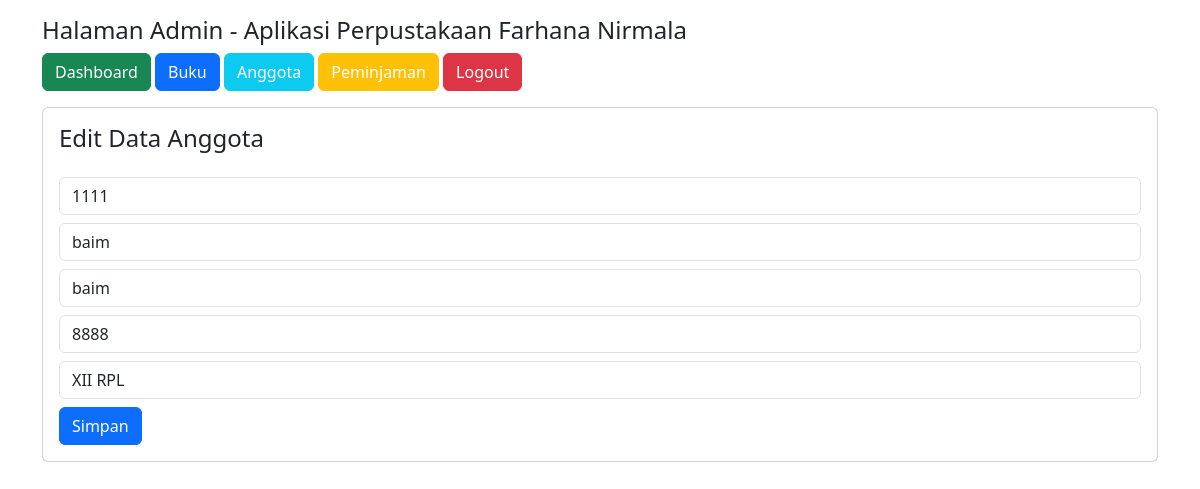
/admin/dashboard.php?halaman=edit_anggota&id=6, run on the app's committed database.
### tables this page shows
CREATE TABLE `anggota` (
  `id_anggota` int(11) NOT NULL,
  `nis` varchar(20) NOT NULL,
  `nama_anggota` varchar(50) NOT NULL,
  `username` varchar(50) NOT NULL,
  `password` varchar(50) NOT NULL,
  `kelas` varchar(35) NOT NULL
);

### admin/edit_anggota.php (the view, shortened to what this page needs)
<?php
include '../koneksi.php';
$id = isset($_GET['id']) ? $_GET['id'] : 0;
$query_anggota = mysqli_query($koneksi, "SELECT * FROM anggota WHERE id_anggota='$id'");
$data_anggota = mysqli_fetch_array($query_anggota);
?>
<h4>Edit Data Anggota </h4>
<form action="#" method="post" class="mt-3">
    <input type="number" value="<?= $data_anggota['nis']?>" name="nis" class="form-control mb-2" placeholder="NIS" required>
    <input type="text" value="<?= $data_anggota['nama_anggota']?>" name="nama_anggota" class="form-control mb-2" placeholder="Nama Anggota" required>
    <input type="text" value="<?= $data_anggota['username']?>" name="username" class="form-control mb-2" placeholder="Username" required>
    <input type="text" value="<?= $data_anggota['password']?>" name="password" class="form-control mb-2" placeholder="Password" required>
    <input type="text" value="<?= $data_anggota['kelas']?>" name="kelas" class="form-control mb-2" placeholder="Kelas" required>
    <button name="tombol" type="submit" class="btn btn-primary">Simpan</button>
</form>

### data on the page
anggota: nis "1111", nama_anggota "baim", username "baim", password "8888", kelas "XII RPL"
